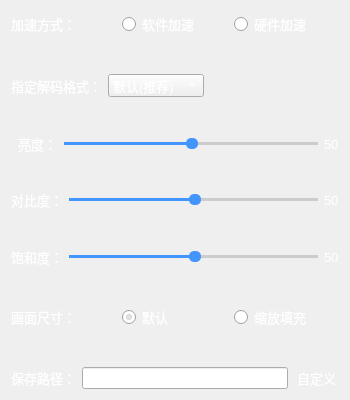
<?xml version="1.0" encoding="UTF-8"?>
<ui version="4.0">
 <class>settingDialog</class>
 <widget class="QDialog" name="settingDialog">
  <property name="geometry">
   <rect>
    <x>0</x>
    <y>0</y>
    <width>350</width>
    <height>400</height>
   </rect>
  </property>
  <property name="minimumSize">
   <size>
    <width>350</width>
    <height>400</height>
   </size>
  </property>
  <property name="maximumSize">
   <size>
    <width>350</width>
    <height>400</height>
   </size>
  </property>
  <property name="windowTitle">
   <string>Dialog</string>
  </property>
  <property name="styleSheet">
   <string notr="true">QDialog { color: black; }</string>
  </property>
  <layout class="QVBoxLayout" name="verticalLayout">
   <item>
    <layout class="QHBoxLayout" name="horizontalLayout">
     <item>
      <widget class="QLabel" name="label">
       <property name="styleSheet">
        <string notr="true">QLabel { 
color: white;
font-size:13px;
 }</string>
       </property>
       <property name="text">
        <string>加速方式：</string>
       </property>
      </widget>
     </item>
     <item>
      <widget class="QRadioButton" name="softwareRadio">
       <property name="styleSheet">
        <string notr="true">QRadioButton{
	color:white;
	font-size:13px;
}</string>
       </property>
       <property name="text">
        <string>软件加速</string>
       </property>
       <property name="checked">
        <bool>true</bool>
       </property>
      </widget>
     </item>
     <item>
      <widget class="QRadioButton" name="hardwareRadio">
       <property name="styleSheet">
        <string notr="true">QRadioButton{
	color:white;
	font-size:13px;
}</string>
       </property>
       <property name="text">
        <string>硬件加速</string>
       </property>
      </widget>
     </item>
    </layout>
   </item>
   <item>
    <spacer name="verticalSpacer_4">
     <property name="orientation">
      <enum>Qt::Orientation::Vertical</enum>
     </property>
     <property name="sizeHint" stdset="0">
      <size>
       <width>20</width>
       <height>20</height>
      </size>
     </property>
    </spacer>
   </item>
   <item>
    <layout class="QHBoxLayout" name="horizontalLayout_2">
     <item>
      <widget class="QLabel" name="label_2">
       <property name="styleSheet">
        <string notr="true">QLabel { 
color: white;
font-size:13px;
 }</string>
       </property>
       <property name="text">
        <string>指定解码格式：</string>
       </property>
      </widget>
     </item>
     <item>
      <widget class="QComboBox" name="decodeCombox">
       <property name="styleSheet">
        <string notr="true">QComboBox{
	color:white;
	font-size:13px;
	min-width:30px;
}
QComboBox QAbstractItemView {
    color: white;
}</string>
       </property>
       <item>
        <property name="text">
         <string>默认(推荐)</string>
        </property>
       </item>
       <item>
        <property name="text">
         <string>h264</string>
        </property>
       </item>
       <item>
        <property name="text">
         <string>h264_cuvid</string>
        </property>
       </item>
       <item>
        <property name="text">
         <string>hevc</string>
        </property>
       </item>
       <item>
        <property name="text">
         <string>hevc_cuvid</string>
        </property>
       </item>
       <item>
        <property name="text">
         <string>mpeg4</string>
        </property>
       </item>
       <item>
        <property name="text">
         <string>vp9</string>
        </property>
       </item>
       <item>
        <property name="text">
         <string>av1</string>
        </property>
       </item>
      </widget>
     </item>
     <item>
      <spacer name="horizontalSpacer">
       <property name="orientation">
        <enum>Qt::Orientation::Horizontal</enum>
       </property>
       <property name="sizeHint" stdset="0">
        <size>
         <width>40</width>
         <height>20</height>
        </size>
       </property>
      </spacer>
     </item>
    </layout>
   </item>
   <item>
    <spacer name="verticalSpacer_3">
     <property name="orientation">
      <enum>Qt::Orientation::Vertical</enum>
     </property>
     <property name="sizeHint" stdset="0">
      <size>
       <width>20</width>
       <height>18</height>
      </size>
     </property>
    </spacer>
   </item>
   <item>
    <layout class="QHBoxLayout" name="horizontalLayout_3">
     <item>
      <widget class="QLabel" name="label_3">
       <property name="styleSheet">
        <string notr="true">QLabel { 
color: white;
font-size:13px;
 }</string>
       </property>
       <property name="text">
        <string>  亮度：</string>
       </property>
      </widget>
     </item>
     <item>
      <widget class="QSlider" name="lightSlider">
       <property name="styleSheet">
        <string notr="true">QSlider::groove:horizontal {
    background-color: #ccc;
    height: 3px;
    border-radius: 2px;
}

QSlider::handle:horizontal {
    background-color:rgb(66, 148, 255);
    width: 12px;
    height: 12px;
    margin: -4px 0; /* 使手柄居中 */
    border-radius: 5px;
}
QSlider::sub-page:horizontal {
    background-color: rgb(66, 148, 255); /* 已滑动部分的颜色 */
}</string>
       </property>
       <property name="value">
        <number>50</number>
       </property>
       <property name="orientation">
        <enum>Qt::Orientation::Horizontal</enum>
       </property>
      </widget>
     </item>
     <item>
      <widget class="QLabel" name="lightLabel">
       <property name="styleSheet">
        <string notr="true">QLabel { 
color: white;
font-size:13px;
 }</string>
       </property>
       <property name="text">
        <string>50</string>
       </property>
      </widget>
     </item>
    </layout>
   </item>
   <item>
    <spacer name="verticalSpacer_2">
     <property name="orientation">
      <enum>Qt::Orientation::Vertical</enum>
     </property>
     <property name="sizeHint" stdset="0">
      <size>
       <width>20</width>
       <height>21</height>
      </size>
     </property>
    </spacer>
   </item>
   <item>
    <layout class="QHBoxLayout" name="horizontalLayout_7">
     <item>
      <widget class="QLabel" name="contrastLabel1">
       <property name="styleSheet">
        <string notr="true">QLabel { 
color: white;
font-size:13px;
 }</string>
       </property>
       <property name="text">
        <string>对比度：</string>
       </property>
      </widget>
     </item>
     <item>
      <widget class="QSlider" name="contrastSlider">
       <property name="styleSheet">
        <string notr="true">QSlider::groove:horizontal {
    background-color: #ccc;
    height: 3px;
    border-radius: 2px;
}

QSlider::handle:horizontal {
    background-color:rgb(66, 148, 255);
    width: 12px;
    height: 12px;
    margin: -4px 0; /* 使手柄居中 */
    border-radius: 5px;
}
QSlider::sub-page:horizontal {
    background-color: rgb(66, 148, 255); /* 已滑动部分的颜色 */
}</string>
       </property>
       <property name="value">
        <number>50</number>
       </property>
       <property name="orientation">
        <enum>Qt::Orientation::Horizontal</enum>
       </property>
      </widget>
     </item>
     <item>
      <widget class="QLabel" name="contrastLabel">
       <property name="styleSheet">
        <string notr="true">QLabel { 
color: white;
font-size:13px;
 }</string>
       </property>
       <property name="text">
        <string>50</string>
       </property>
      </widget>
     </item>
    </layout>
   </item>
   <item>
    <spacer name="verticalSpacer_5">
     <property name="orientation">
      <enum>Qt::Orientation::Vertical</enum>
     </property>
     <property name="sizeHint" stdset="0">
      <size>
       <width>20</width>
       <height>20</height>
      </size>
     </property>
    </spacer>
   </item>
   <item>
    <layout class="QHBoxLayout" name="horizontalLayout_8">
     <item>
      <widget class="QLabel" name="baoheLabel1">
       <property name="styleSheet">
        <string notr="true">QLabel { 
color: white;
font-size:13px;
 }</string>
       </property>
       <property name="text">
        <string>饱和度：</string>
       </property>
      </widget>
     </item>
     <item>
      <widget class="QSlider" name="baoheSlider">
       <property name="styleSheet">
        <string notr="true">QSlider::groove:horizontal {
    background-color: #ccc;
    height: 3px;
    border-radius: 2px;
}

QSlider::handle:horizontal {
    background-color:rgb(66, 148, 255);
    width: 12px;
    height: 12px;
    margin: -4px 0; /* 使手柄居中 */
    border-radius: 5px;
}
QSlider::sub-page:horizontal {
    background-color: rgb(66, 148, 255); /* 已滑动部分的颜色 */
}</string>
       </property>
       <property name="value">
        <number>50</number>
       </property>
       <property name="orientation">
        <enum>Qt::Orientation::Horizontal</enum>
       </property>
      </widget>
     </item>
     <item>
      <widget class="QLabel" name="baoheLabel">
       <property name="styleSheet">
        <string notr="true">QLabel { 
color: white;
font-size:13px;
 }</string>
       </property>
       <property name="text">
        <string>50</string>
       </property>
      </widget>
     </item>
    </layout>
   </item>
   <item>
    <spacer name="verticalSpacer_6">
     <property name="orientation">
      <enum>Qt::Orientation::Vertical</enum>
     </property>
     <property name="sizeHint" stdset="0">
      <size>
       <width>20</width>
       <height>20</height>
      </size>
     </property>
    </spacer>
   </item>
   <item>
    <layout class="QHBoxLayout" name="horizontalLayout_4">
     <item>
      <widget class="QLabel" name="label_5">
       <property name="styleSheet">
        <string notr="true">QLabel { 
color: white;
font-size:13px;
 }</string>
       </property>
       <property name="text">
        <string>画面尺寸：</string>
       </property>
      </widget>
     </item>
     <item>
      <widget class="QRadioButton" name="defaultSize">
       <property name="styleSheet">
        <string notr="true">QRadioButton
{
color: white;
font-size:13px;
}

</string>
       </property>
       <property name="text">
        <string>默认</string>
       </property>
       <property name="checked">
        <bool>true</bool>
       </property>
      </widget>
     </item>
     <item>
      <widget class="QRadioButton" name="expandSize">
       <property name="styleSheet">
        <string notr="true">QRadioButton
{
color: white;
font-size:13px;
}
</string>
       </property>
       <property name="text">
        <string>缩放填充</string>
       </property>
      </widget>
     </item>
    </layout>
   </item>
   <item>
    <spacer name="verticalSpacer">
     <property name="orientation">
      <enum>Qt::Orientation::Vertical</enum>
     </property>
     <property name="sizeHint" stdset="0">
      <size>
       <width>20</width>
       <height>28</height>
      </size>
     </property>
    </spacer>
   </item>
   <item>
    <layout class="QHBoxLayout" name="horizontalLayout_5">
     <item>
      <widget class="QLabel" name="label_6">
       <property name="styleSheet">
        <string notr="true">QLabel { 
color: white;
font-size:13px;
 }</string>
       </property>
       <property name="text">
        <string>保存路径：</string>
       </property>
      </widget>
     </item>
     <item>
      <widget class="QLineEdit" name="saveFilePath">
       <property name="minimumSize">
        <size>
         <width>200</width>
         <height>0</height>
        </size>
       </property>
       <property name="maximumSize">
        <size>
         <width>400</width>
         <height>16777215</height>
        </size>
       </property>
       <property name="styleSheet">
        <string notr="true">QLineEdit{
color:white;
font-size:12px;
}</string>
       </property>
       <property name="text">
        <string/>
       </property>
       <property name="placeholderText">
        <string/>
       </property>
      </widget>
     </item>
     <item>
      <widget class="QPushButton" name="selectPathBtn">
       <property name="styleSheet">
        <string notr="true">QPushButton{
	color:white;
	font-size:13px;
	max-width:45px;
	min-width:45px;
	border-radius:5px;
	border:white;
}</string>
       </property>
       <property name="text">
        <string>自定义</string>
       </property>
      </widget>
     </item>
    </layout>
   </item>
  </layout>
 </widget>
 <resources/>
 <connections/>
</ui>
